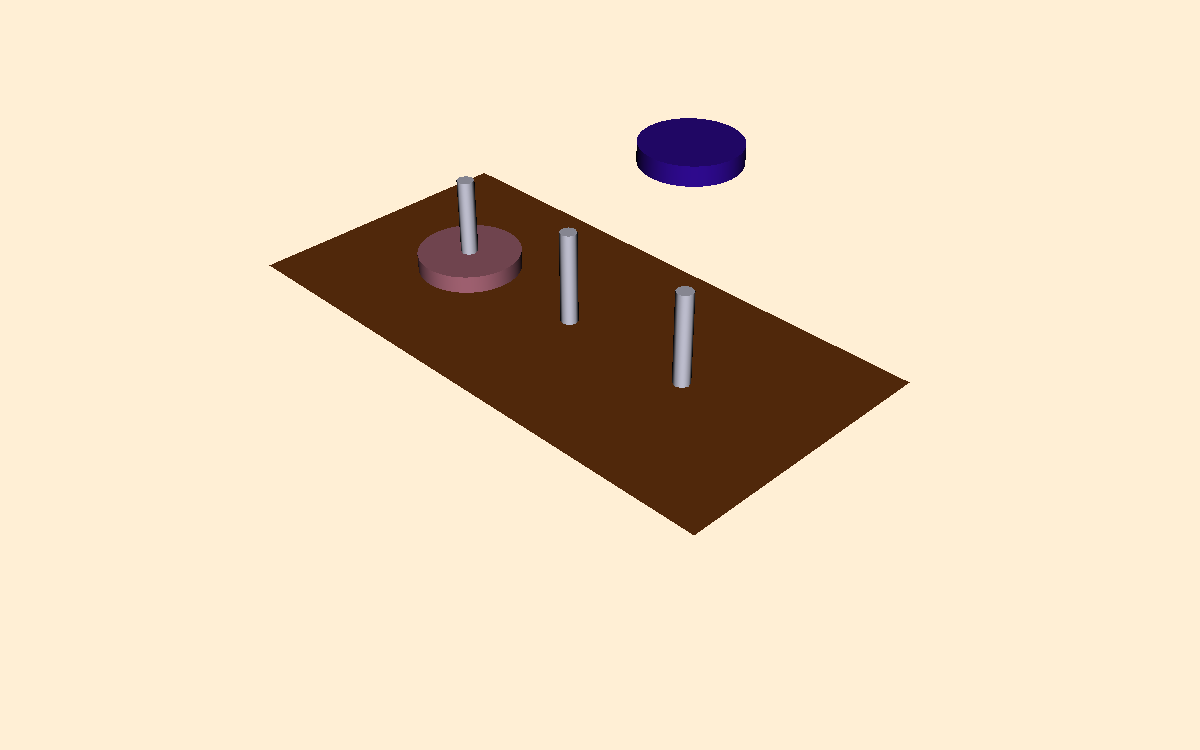

This figure's Python source:
#!/usr/bin/env python

# Towers of Hanoi: display an intermediate configuration captured mid-solve.

# Factory overrides: importing these modules registers the OpenGL rendering
# and interaction style implementations for vtkRenderingCore factory classes.
import vtkmodules.vtkInteractionStyle  # noqa: F401
import vtkmodules.vtkRenderingOpenGL2  # noqa: F401

# VTK pipeline classes used in this example
from vtkmodules.vtkCommonCore import vtkMinimalStandardRandomSequence
from vtkmodules.vtkFiltersSources import (
    vtkCylinderSource,
    vtkPlaneSource,
)
from vtkmodules.vtkRenderingCore import (
    vtkActor,
    vtkCamera,
    vtkPolyDataMapper,
    vtkRenderWindow,
    vtkRenderWindowInteractor,
    vtkRenderer,
)

# Colors (normalized RGB)
papaya_whip_rgb = (1.0, 0.937, 0.835)
saddle_brown_rgb = (0.545, 0.271, 0.075)
lavender_rgb = (0.902, 0.902, 0.980)

# Puzzle parameters
num_pucks = 5
num_steps = 5
puck_resolution = 48
L = 1.0
R = 0.5
r_min = 4.0 * R
r_max = 12.0 * R
D = 1.1 * 1.25 * r_max
H = 1.1 * num_pucks * L
peg_stack = [[], [], []]

# Source/Mapper: peg geometry (thin cylinder)
peg_geometry = vtkCylinderSource()
peg_geometry.SetResolution(8)
peg_mapper = vtkPolyDataMapper()
peg_mapper.SetInputConnection(peg_geometry.GetOutputPort())

# Source/Mapper: puck geometry (wider cylinder)
puck_geometry = vtkCylinderSource()
puck_geometry.SetResolution(puck_resolution)
puck_mapper = vtkPolyDataMapper()
puck_mapper.SetInputConnection(puck_geometry.GetOutputPort())

# Source/Mapper: table geometry (plane)
table_geometry = vtkPlaneSource()
table_geometry.SetResolution(10, 10)
table_mapper = vtkPolyDataMapper()
table_mapper.SetInputConnection(table_geometry.GetOutputPort())

# Actor: table surface
table = vtkActor()
table.SetMapper(table_mapper)
table.GetProperty().SetColor(saddle_brown_rgb)
table.AddPosition(D, 0, 0)
table.SetScale(4 * D, 2 * D, 3 * D)
table.RotateX(90)

# Actor: peg 0
peg_0 = vtkActor()
peg_0.SetMapper(peg_mapper)
peg_0.GetProperty().SetColor(lavender_rgb)
peg_0.AddPosition(0 * D, H / 2, 0)
peg_0.SetScale(1, H, 1)

# Actor: peg 1
peg_1 = vtkActor()
peg_1.SetMapper(peg_mapper)
peg_1.GetProperty().SetColor(lavender_rgb)
peg_1.AddPosition(1 * D, H / 2, 0)
peg_1.SetScale(1, H, 1)

# Actor: peg 2
peg_2 = vtkActor()
peg_2.SetMapper(peg_mapper)
peg_2.GetProperty().SetColor(lavender_rgb)
peg_2.AddPosition(2 * D, H / 2, 0)
peg_2.SetScale(1, H, 1)

# Actors: pucks stacked on peg 0 with random colors
rng = vtkMinimalStandardRandomSequence()
rng.SetSeed(1)

puck_0_r = rng.GetValue(); rng.Next()
puck_0_g = rng.GetValue(); rng.Next()
puck_0_b = rng.GetValue(); rng.Next()
puck_0 = vtkActor()
puck_0.SetMapper(puck_mapper)
puck_0.GetProperty().SetColor(puck_0_r, puck_0_g, puck_0_b)
puck_0.AddPosition(0, 0 * L + L / 2, 0)
puck_0.SetScale(r_max - 0 * (r_max - r_min) / (num_pucks - 1), 1, r_max - 0 * (r_max - r_min) / (num_pucks - 1))

puck_1_r = rng.GetValue(); rng.Next()
puck_1_g = rng.GetValue(); rng.Next()
puck_1_b = rng.GetValue(); rng.Next()
puck_1 = vtkActor()
puck_1.SetMapper(puck_mapper)
puck_1.GetProperty().SetColor(puck_1_r, puck_1_g, puck_1_b)
puck_1.AddPosition(0, 1 * L + L / 2, 0)
puck_1.SetScale(r_max - 1 * (r_max - r_min) / (num_pucks - 1), 1, r_max - 1 * (r_max - r_min) / (num_pucks - 1))

puck_2_r = rng.GetValue(); rng.Next()
puck_2_g = rng.GetValue(); rng.Next()
puck_2_b = rng.GetValue(); rng.Next()
puck_2 = vtkActor()
puck_2.SetMapper(puck_mapper)
puck_2.GetProperty().SetColor(puck_2_r, puck_2_g, puck_2_b)
puck_2.AddPosition(0, 2 * L + L / 2, 0)
puck_2.SetScale(r_max - 2 * (r_max - r_min) / (num_pucks - 1), 1, r_max - 2 * (r_max - r_min) / (num_pucks - 1))

puck_3_r = rng.GetValue(); rng.Next()
puck_3_g = rng.GetValue(); rng.Next()
puck_3_b = rng.GetValue(); rng.Next()
puck_3 = vtkActor()
puck_3.SetMapper(puck_mapper)
puck_3.GetProperty().SetColor(puck_3_r, puck_3_g, puck_3_b)
puck_3.AddPosition(0, 3 * L + L / 2, 0)
puck_3.SetScale(r_max - 3 * (r_max - r_min) / (num_pucks - 1), 1, r_max - 3 * (r_max - r_min) / (num_pucks - 1))

puck_4_r = rng.GetValue(); rng.Next()
puck_4_g = rng.GetValue(); rng.Next()
puck_4_b = rng.GetValue(); rng.Next()
puck_4 = vtkActor()
puck_4.SetMapper(puck_mapper)
puck_4.GetProperty().SetColor(puck_4_r, puck_4_g, puck_4_b)
puck_4.AddPosition(0, 4 * L + L / 2, 0)
puck_4.SetScale(r_max - 4 * (r_max - r_min) / (num_pucks - 1), 1, r_max - 4 * (r_max - r_min) / (num_pucks - 1))

pucks = [puck_0, puck_1, puck_2, puck_3, puck_4]
peg_stack[0] = [puck_0, puck_1, puck_2, puck_3, puck_4]

# Renderer: assemble the scene
renderer = vtkRenderer()
renderer.AddActor(table)
renderer.AddActor(peg_0)
renderer.AddActor(peg_1)
renderer.AddActor(peg_2)
renderer.AddActor(puck_0)
renderer.AddActor(puck_1)
renderer.AddActor(puck_2)
renderer.AddActor(puck_3)
renderer.AddActor(puck_4)
renderer.SetBackground(papaya_whip_rgb)

# Window: display the rendered scene
render_window = vtkRenderWindow()
render_window.AddRenderer(renderer)
render_window.SetWindowName("hanoi intermediate")
render_window.SetMultiSamples(0)
render_window.SetSize(1200, 750)

# Scene: configure camera
camera = vtkCamera()
camera.SetPosition(41.0433, 27.9637, 30.442)
camera.SetFocalPoint(11.5603, -1.51931, 0.95899)
camera.SetClippingRange(18.9599, 91.6042)
camera.SetViewUp(0, 1, 0)
renderer.SetActiveCamera(camera)

# Interactor: handle mouse and keyboard events
render_window_interactor = vtkRenderWindowInteractor()
render_window_interactor.SetRenderWindow(render_window)

render_window.Render()

# Animate partway to capture an intermediate state
num_moves = 0
got_intermediate = False
CAPTURE_MOVE = 13
CAPTURE_STEP = 3


def move_puck(peg1, peg2):
    global num_moves, got_intermediate
    num_moves += 1
    moving_actor = peg_stack[peg1].pop()
    dist_up = (H - (L * (len(peg_stack[peg1]) - 1)) + r_max) / num_steps
    for _i in range(num_steps):
        moving_actor.AddPosition(0, dist_up, 0)
        render_window.Render()
    dist_across = (peg2 - peg1) * D / num_steps
    flip_angle = 180.0 / num_steps
    for step in range(num_steps):
        moving_actor.AddPosition(dist_across, 0, 0)
        moving_actor.RotateX(flip_angle)
        render_window.Render()
        if num_moves == CAPTURE_MOVE and step == CAPTURE_STEP:
            intermediate_cam = vtkCamera()
            intermediate_cam.SetPosition(54.7263, 41.6467, 44.125)
            intermediate_cam.SetFocalPoint(11.5603, -1.51931, 0.95899)
            intermediate_cam.SetClippingRange(42.4226, 115.659)
            intermediate_cam.SetViewUp(0, 1, 0)
            renderer.SetActiveCamera(intermediate_cam)
            render_window.Render()
            got_intermediate = True
            break
    peg_stack[peg2].append(moving_actor)


def hanoi(n, src, dst, aux):
    if got_intermediate:
        return
    if n == 1:
        move_puck(src, dst)
    else:
        hanoi(n - 1, src, aux, dst)
        if got_intermediate:
            return
        move_puck(src, dst)
        hanoi(n - 1, aux, dst, src)


# Animate until the intermediate configuration is captured
hanoi(num_pucks - 1, 0, 2, 1)
if not got_intermediate:
    move_puck(0, 1)
if not got_intermediate:
    hanoi(num_pucks - 1, 2, 1, 0)

render_window.Render()

# Launch the interactive visualization
render_window_interactor.Initialize()
render_window_interactor.Start()
